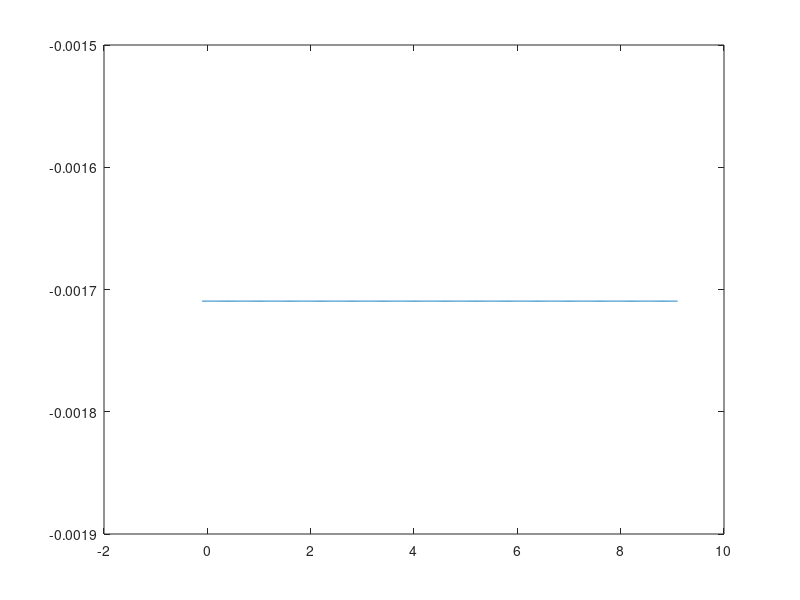

MATLAB code for this plot:
U1 = 6;
U2 = 6;
U3 = 9;
U4 = -5;
T1 = 3;
T2 = 9;
Fd = 5;
Td = 1/Fd;
T = 0:1/Fd:T2;
Ut1 = 0 * T(1:15) + 6;
Ut2 = -7/3 * T(16:46) + 16;
Ut = [Ut1 Ut2];
plot(T,Ut);
grid on;
K = (0:45).';
w = (-pi:pi/250:pi);
et = exp((K * w) * 1i);
Uw = Ut * et;
plot(w,abs(Uw));
plot(w,angle(Uw));
T3 = -0.1:1/(10*Fd):9.1;
St = T3 * 0;
for k = 1:46
    St = St + Ut(k)*sin((pi*T3 - k * Td)/Td)/((pi*T3 - k * Td)/Td);
end
plot(T3,St)
